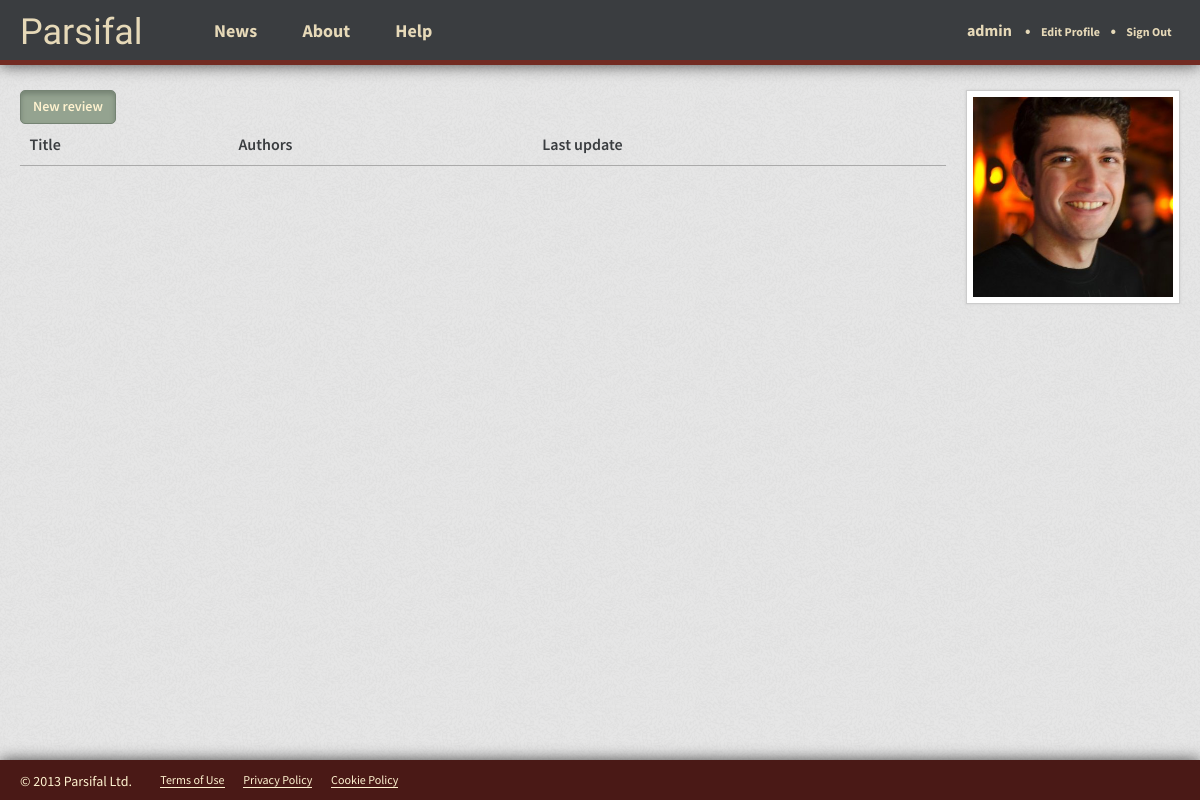
The app's page /admin/ (signed in), older data.
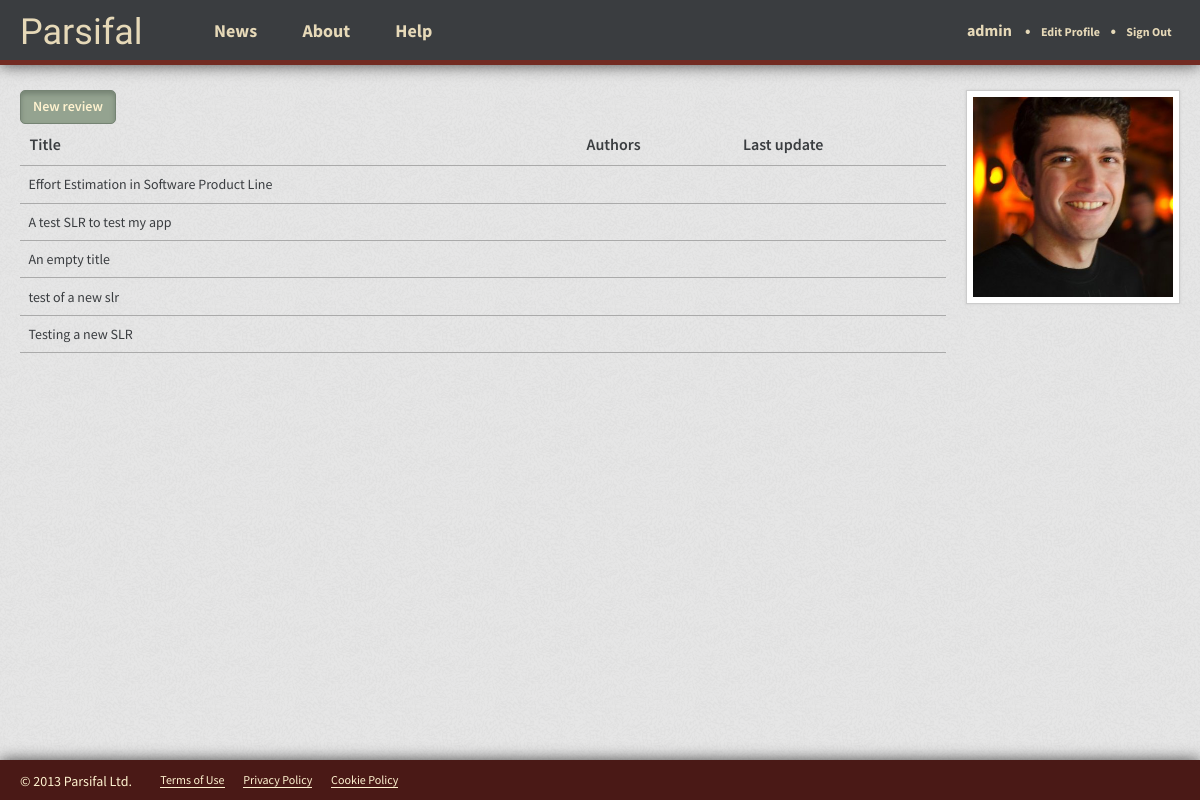
The same page, newer data.
### reviews/models.py (models this page shows, shortened)
class Review(models.Model):
  short_name = models.CharField(max_length=50)
  title = models.CharField(max_length=200)
  description = models.CharField(max_length=500)
  user = models.ForeignKey(User)
  class Meta:
      verbose_name = "Review"
      verbose_name_plural = "Reviews"

### reviews/views.py (the view)
@login_required
def reviews(request, username):
  context = RequestContext(request)
  user = get_object_or_404(User, username=username)
  user_reviews = Review.objects.all()
  context = RequestContext(request, {'user_reviews': user_reviews,})
  return render_to_response('reviews/reviews.html', context)

### reviews/templates/reviews/reviews.html (shortened to what this page needs)
{% extends 'base_app.html' %}
{% block content %}
  <div class="clearfix">
    <div class="reviews">
      <a href="/reviews/new/" class="btn btn-success">New review</a>
      <table class="table">
        <thead>
          <tr>
            <th>Title</th>
            <th>Authors</th>
            <th>Last update</th>
          </tr>
        </thead>
        <tbody>
          {% for review in user_reviews %}
            <tr>
              <td>{{ review.title }}</td>
              <td></td>
              <td></td>
            </tr>
          {% endfor %}
        </tbody>
      </table>
    </div>
    <div class="profile">
      <div class="picture">
        <img src="{{ MEDIA_URL }}photo.jpg" width="200px">
      </div>
    </div>
  </div>
{% endblock content %}

### templates/base_app.html (shortened to what this page needs)
<!DOCTYPE html>
<html>
<head>
  <link href="{{ STATIC_URL }}css/style_app.css" rel="stylesheet" media="screen">
</head>
<body>
  <header class="wrapper">
    <h1><a href="/">Parsifal</a></h1>
    <nav class="menu">
      <a href="#">News</a>
      <a href="#">About</a>
      <a href="#">Help</a>
    </nav>
    {% if user.is_authenticated %}
      <nav class="signedin">
        <a href="/{{ user.username }}/" class="user">{{ user.username }}</a>
        <span class="bullet">&bull;</span>
        <a href="/{{ user.username }}/edit/">Edit Profile</a>
        <span class="bullet">&bull;</span>
        <a href="/signout/">Sign Out</a>
      </nav>
    {% else %}
      <div class="signin">
        <a href="/signin/">Sign in</a>
      </div>
    {% endif %}
  </header>
  <section class="content wrapper">
    {% block content %}
    {% endblock content %}
    <div class="push"></div>
  </section>
  <footer class="wrapper">
    <p>© 2013 Parsifal Ltd.</p>
    <ul>
      <li><a href="#">Terms of Use</a></li>
      <li><a href="#">Privacy Policy</a></li>
      <li><a href="#">Cookie Policy</a></li>
    </ul>
  </footer>
</body>
</html>

### static/css/style_app.css (style rules this page uses)
html, body { height: 100%; }
body { background: url("../img/ticks.png"); color: #3A3D40; font-family: "Source Sans Pro", Tahoma, Arial, sans-serif; font-weight: 400; font-size: 62.5%; }
header { background: #3A3D40; height: 65px; border-bottom: 5px solid #732B22; position: fixed; width: 100%; box-shadow: 0 0px 15px rgba(0, 0, 0, 0.7); }
header h1 { font-family: Playball, cursive; font-size: 3.6em; float: left; padding-top: .4em; }
header h1 a { color: #E6D9B8; text-decoration: none; }
header nav.menu { float: left; padding-top: 2.2em; padding-left: 5em; }
header nav.menu a { padding: 0 1.2em; color: #E6D9B8; text-decoration: none; font-size: 1.8em; font-weight: bold; }
header nav.signedin { padding-top: 2.2em; float: right; }
header nav.signedin span.bullet { color: #E6D9B8; font-size: 1.6em; font-weight: bold; }
header nav.signedin a { color: #E6D9B8; text-decoration: none; font-size: 1.2em; padding: 0 .7em; font-weight: bold; }
header nav.signedin a.user { font-size: 1.6em; }
.wrapper { width: 100%; padding: 0 20px; -moz-box-sizing: border-box; -webkit-box-sizing: border-box; box-sizing: border-box; }
.content { padding: 90px 20px 20px; -moz-box-sizing: border-box; -webkit-box-sizing: border-box; box-sizing: border-box; min-height: 100%; height: auto !important; height: 100%; margin: 0 auto -40px; }
footer { background-color: #4A1916; height: 40px; box-shadow: 0 0px 15px rgba(0, 0, 0, 0.7); }
footer p { padding-top: 1em; color: #FFF3D0; font-size: 1.4em; font-weight: 400; float: left; }
footer ul { float: left; padding-top: 1.4em; padding-left: 2em; }
footer ul li { display: inline; font-size: 1.2em; padding: 0 .7em; }
footer ul li a { color: #FFF3D0; border-bottom: 1px solid; }
.push { height: 40px; }

### static/css/clearfix.css (style rules this page uses)
.clearfix:before, .clearfix:after { content: ""; display: table; }
.clearfix:after { clear: both; }
.clearfix { zoom: 1; }

### static/css/button.css (style rules this page uses)
.btn { border: 1px solid #516465; border-radius: 5px; cursor: pointer; background-color: #728A8B; color: #FFF3D0; font-size: 14px; padding: 6px 12px; box-shadow: 0px 3px 5px 0px #516465 inset; display: inline-block; margin-bottom: 0; font-weight: 600; line-height: 1.4em; }
.btn-success { border-color: #758373; background-color: #94A390; box-shadow: 0px 3px 5px 0px #758373 inset; }

### static/css/table.css (style rules this page uses)
.table { width: 100%; border-collapse: collapse; border-spacing: 0; }
.table td, .table th { font-size: 1.4em; padding: .8em .6em; text-align: left; }
.table thead tr th { font-size: 1.6em; font-weight: 600; }
.table tr { border-bottom: 1px solid #AAA; }

### static/css/typography.css (style rules this page uses)
h1 { margin-bottom: .5em; }
a { color: #55899B; text-decoration: none; }
p { font-size: 1.4em; }

### reviews/templates/reviews/reviews.html (style rules this page uses)
.reviews { float: left; width: -moz-calc(100% - 234px); width: -webkit-calc(100% - 234px); width: calc(100% - 234px); }
.profile { width: 214px; margin-left: 20px; float: left; }
.profile .picture { width: 200px; height: 200px; background: #FFF; border: 1px solid #CCC; margin: 0 auto; padding: 6px; box-shadow: 0 0 3px #CCC; }

Row changes from the older to the newer data that the page shows:
added Review: title "Effort Estimation in Software Product Line"
added Review: title "A test SLR to test my app"
added Review: title "An empty title"
added Review: title "test of a new slr"
added Review: title "Testing a new SLR"
